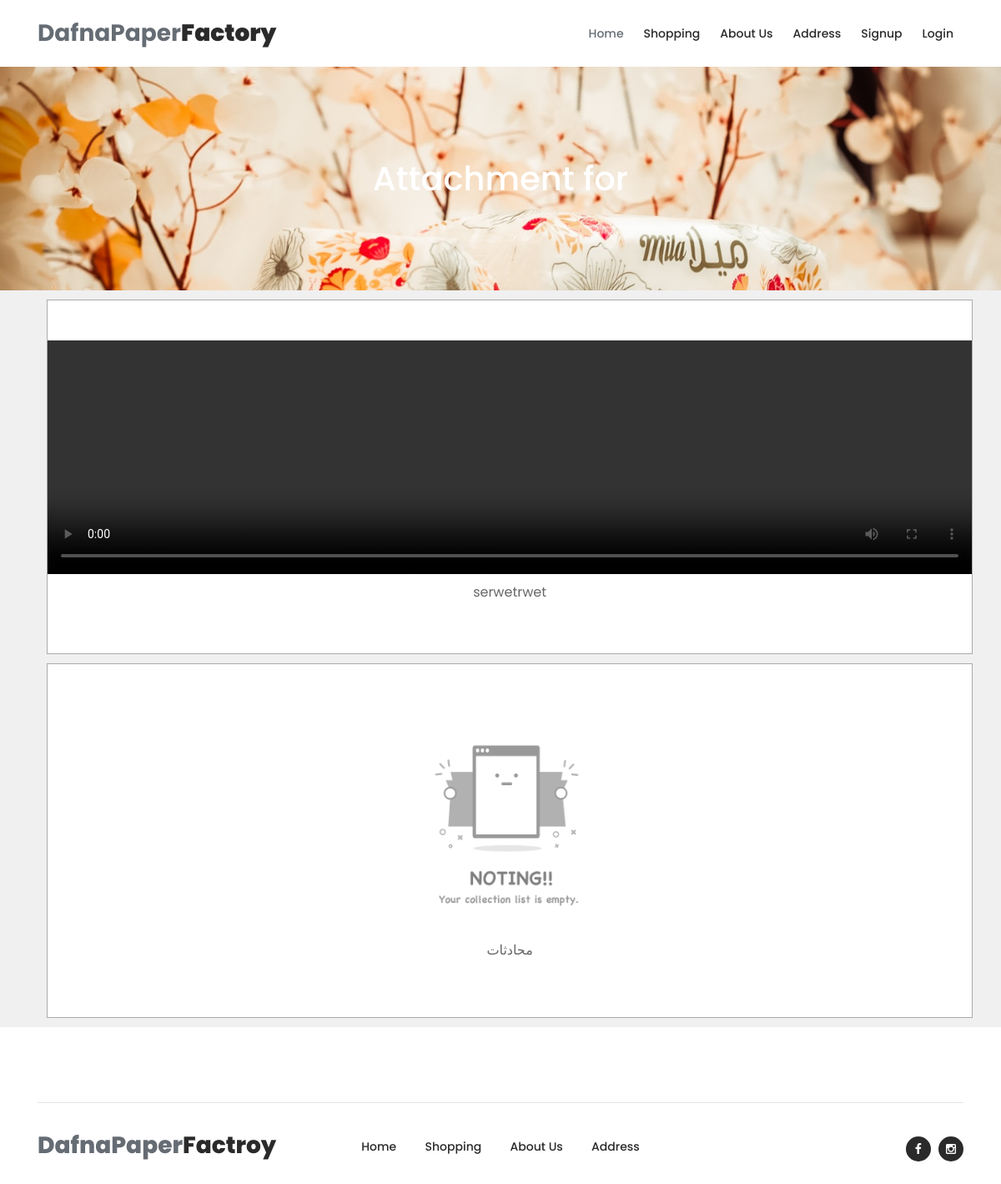
Screenshot of /home/item_attachment.php with the database file from the repository.
### tables this page shows
CREATE TABLE `gallery_attachment` (
  `id` int NOT NULL,
  `description` text,
  `file_name` varchar(50) DEFAULT NULL COMMENT 'image or video',
  `item_id` int DEFAULT NULL,
  `row_deleted` int NOT NULL DEFAULT '0'
);

### home/item_attachment.php (the view, shortened to what this page needs)
<!DOCTYPE html>
<html lang="en">
  <head>
    <link rel="stylesheet" type="text/css" href="assets/css/bootstrap.min.css">
    <link rel="stylesheet" type="text/css" href="assets/css/font-awesome.css">
    <link rel="stylesheet" type="text/css" href="assets/css/owl-carousel.css">
    <link rel="stylesheet" href="assets/css/main.css">
    </head>
    <body>
    <?php include "header.php";?>
    <div class="page-heading-shows-events">
        <div class="container">
            <div class="row">
                <div class="col-lg-12">
                  <h1 style="color:#fff;">Attachment for <br><?php echo $_GET['item_name'];?></h1>
                </div>
            </div>
        </div>
    </div>
    <div class="shows-events-tabs">
        <div class="container">
            <div class="row">
                <div class="col-lg-12">
                    <div class="row" id="tabs">
                        <div class="col-lg-12">
                            <section class='content'>
                                    <div class="row">
                                        <div class="col-lg-12">
                                        <?php
                                        $where_item_id = "";
                                        $sql = "SELECT gallery_attachment.*,gallery_items.name FROM `gallery_attachment` LEFT JOIN gallery_items ON gallery_items.id=gallery_attachment.item_id WHERE 1 AND gallery_items.row_deleted=0 $where_item_id ORDER BY gallery_attachment.id DESC ";
                                        $query = mysqli_query($connect, $sql);
                                        $row_number = 0;
                                        while ($row = mysqli_fetch_array($query)) {
                                            $file_path="../uploaded-files/".$row['file_name'];
                                            $file_name = $row['file_name'];
                                            $file_extension = pathinfo($file_name, PATHINFO_EXTENSION);
                                            $allowed_image_extensions = ['jpg', 'jpeg', 'png', 'gif','webp'];
                                            $allowed_video_extensions = ['mp4', 'avi', 'mov', 'wmv','webm'];
                                            $is_image = in_array(strtolower($file_extension), $allowed_image_extensions);
                                            $is_video = in_array(strtolower($file_extension), $allowed_video_extensions);
                                        ?>
                                              <div style="border:1px solid #aaa;background:#fff;text-align:center;margin:1%;width:100%;min-height:425px;">
                                                <br>
                                                <br>
                                                <?php
                                                if ($is_image || !$is_video) {
                                                if(!file_exists($file_path) || is_dir($file_path))
		                                            {
			                                            $file_path='assets/images/empty.png';
		                                            }
                                                ?>
                                                <img src="<?php echo $file_path; ?>" style="height:280px !important;float:center;"  alt="Image <?php echo $row_number; ?>" class="img-fluid">
                                                <?php
                                                }
                                                ?>
                                                <?php
                                                if ($is_video) {
                                                ?>
                                                <video width="100%" height="280px" style="float:center;" controls>
                                                    <source src="<?php echo $file_path; ?>" type="video/<?php echo pathinfo($file_name, PATHINFO_EXTENSION); ?>">
                                                </video>
                                                <?php
                                                }
                                                ?>
                                                <br>
                                                <div style="font-size:1em;color:#666;min-height:37px;margin:3px;">
                                                  <?php
                                                  echo $row['description'];
                                                  ?>
                                                </div>
                                              </div>
                                        <?php
                                        }
                                        ?>
                                    </div>
                            </section>
                        </div>
                    </div>
                </div>
            </div>
        </div>
    </div>
    <footer>
    <?php include "footerr.php";?>
    </footer>
  </body>
</html>

### home/assets/css/main.css (style rules this page uses)
html, body, div, span, applet, object, iframe, h1, h2, h3, h4, h5, h6, p, blockquote, div pre, a, abbr, acronym, address, big, cite, code, del, dfn, em, font, img, ins, kbd, q, s, samp, small, strike, strong, sub, sup, tt, var, b, u, i, center, dl, dt, dd, ol, ul, li, figure, header, nav, section, article, aside, footer, figcaption { margin: 0; padding: 0; border: 0; outline: 0; }
header, nav, section, article, aside, footer, hgroup { display: block; }
* { box-sizing: border-box; }
html, body { font-family: 'Poppins', sans-serif; font-weight: 400; background-color: #fff; font-size: 16px; -ms-text-size-adjust: 100%; -webkit-font-smoothing: antialiased; -moz-osx-font-smoothing: grayscale; }
h1, h2, h3, h4, h5, h6 { margin-top: 0px; margin-bottom: 0px; }
html, body { background: #fff; font-family: 'Poppins', sans-serif; }
footer { padding-top: 60px; margin-bottom: 25px; }
.page-heading-shows-events { background-image: url(../images/banner_bg.jpg); background-size: cover; background-repeat: no-repeat; padding: 110px 0px; text-align: center; }
.shows-events-tabs { background-color: #f0f0f1; }

### rows the page displays
gallery_attachment: description "serwetrwet"
gallery_attachment: description "محادثات"
